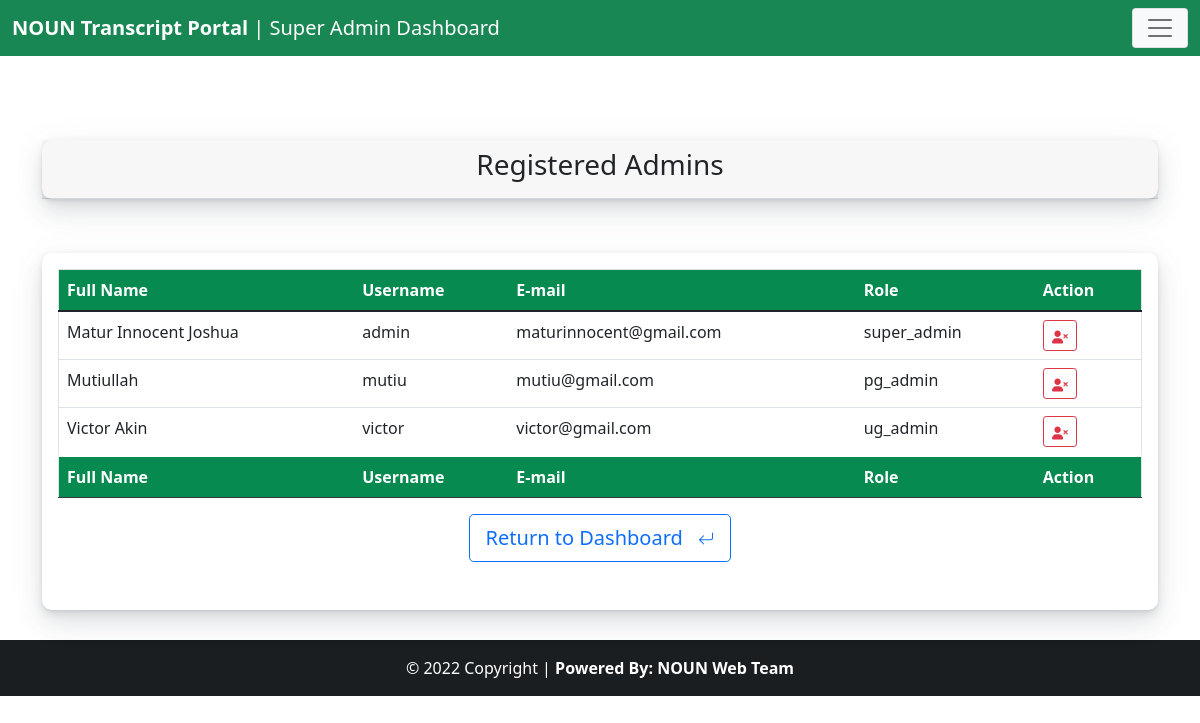
The page /adm/superadmin/view_admins.php (signed in) on the database its author committed.
### tables this page shows
CREATE TABLE IF NOT EXISTS `users` (
  `id` int(2) NOT NULL AUTO_INCREMENT,
  `name` varchar(30) NOT NULL,
  `email` varchar(60) NOT NULL,
  `username` varchar(15) NOT NULL,
  `password` varchar(20) NOT NULL,
  `role` varchar(15) NOT NULL,
  PRIMARY KEY (`id`)
);

### adm/superadmin/view_admins.php (the view, shortened to what this page needs)
<?php
include('post_header.php');
include('../../connect.php');
?>
<br><br><br><br><br>
    <main class="container">
        <div class="card">
            <div class="card-header text-center">
              <h3>Registered Admins</h3>
            </div>
        </div>
        <br>
        <div class="card">
            <div class="card-body">
                    <fieldset>
<table class="table border">
                <thead class="table-dark">
<?php
$sql="SELECT * FROM users ";
$result=mysqli_query($conn, $sql);
?>
                    <tr>
                        <th scope="col" style="background-color:#068a50;">Full Name</th>
                        <th scope="col" style="background-color:#068a50;">Username</th>
                        <th scope="col" style="background-color:#068a50;">E-mail</th>
                        <th scope="col" style="background-color:#068a50;">Role</th>
                        <th scope="col" style="background-color:#068a50;" colspan="">Action</th>
                    </tr>
                </thead>
                <tbody>
<?php
while($rows=mysqli_fetch_array($result)){
?>
                    <tr>
                        <td><?php echo $rows['name'];  ?></a></td>
                        <td><?php echo $rows['username'];  ?></td>
                        <td><?php echo $rows['email'];  ?></td>
                        <td><?php echo $rows['role'];  ?></td>
                        <form method="post"><td>
                                <button title="Click to Delete Admin" class='btn btn-outline-danger btn-sm' type='submit' name="sub_delete">
                            </button>
                        </td>
                        </form>
                    </tr>
<?php
}
?>
                </tbody>
                    <tfoot class="table-dark">
                        <tr>
                            <th scope="col" style="background-color:#068a50;">Full Name</th>
                            <th scope="col" style="background-color:#068a50;">Username</th>
                            <th scope="col" style="background-color:#068a50;">E-mail</th>
                            <th scope="col" style="background-color:#068a50;">Role</th>
                            <th scope="col" style="background-color:#068a50;" colspan="">Action</th>
                        </tr>
                    </tfoot>
        </table>
                    <div class="row g-2">
                        <div class="col-md">
                            <div class="form-floating mb-3">
                                <div class="row g-2">
                        <div class="col-md">
                            <div class="mb-3 text-center">
                                <a href="index.php">
                                    <button class='btn btn-outline-primary btn-lg' type='submit'>
                                        Return to Dashboard &nbsp;
                                    </button>
                                </a>
                            </div>
                        </div>
                    </div>
            </div>
        </div>
    </main>
    <footer class="bg-dark text-center text-white">
        <div class="text-center p-3" style="background-color: rgba(0, 0, 0, 0.2);">
          © 2022 Copyright | <strong>Powered By: NOUN Web Team</strong>
        </div>
    </footer>
</body>
</html>

### adm/css/style.css (style rules this page uses)
.card { background-color: #fff; border-radius: 10px; border: none; position: relative; margin-bottom: 30px; box-shadow: 0 0.46875rem 2.1875rem rgba(90,97,105,0.1), 0 0.9375rem 1.40625rem rgba(90,97,105,0.1), 0 0.25rem 0.53125rem rgba(90,97,105,0.12), 0 0.125rem 0.1875rem rgba(90,97,105,0.1); }
body { margin-top:20px; }

### adm/superadmin/post_header.php (style rules this page uses)
html { position: relative; min-height: 100%; }
body { margin-bottom: 60px; }

### rows shown on the page
users: name "Matur Innocent Joshua", username "admin", email "maturinnocent@gmail.com", role "super_admin"
users: name "Mutiullah", username "mutiu", email "mutiu@gmail.com", role "pg_admin"
users: name "Victor Akin", username "victor", email "victor@gmail.com", role "ug_admin"
